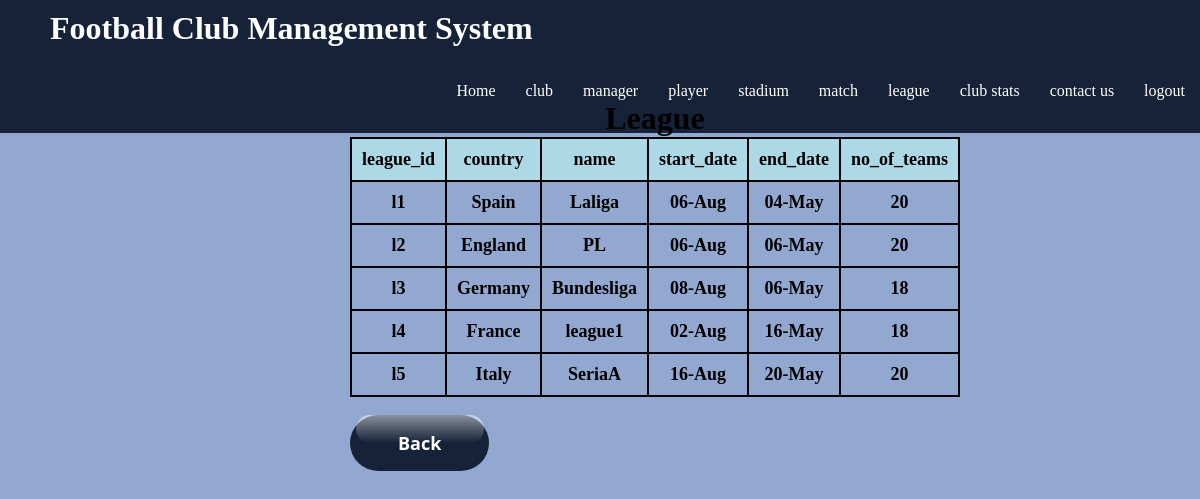
Page /leaguedata.php on the committed database.
### tables this page shows
create table league(
	league_id varchar(20) primary key,
	country varchar(20),
	name varchar(20),
	start_date varchar(20),
	end_date varchar(20),
	no_of_teams int
);

### leaguedata.php (the view, shortened to what this page needs)
<?php
$user = 'root';
$password = '';
$database = 'football';
$host='localhost';
$mysqli = new mysqli($host,$user,$password,$database);
$sql = "SELECT * FROM league ORDER BY league_id ASC ";
$result = $mysqli->query($sql);
?>
<!DOCTYPE html>
<html lang="en">
<head>
</head>
<body>
<div id="headder">
    <h1>Football Club Management System</h1>
    <ul id="unol">
      <a href="foot.php"><li>Home</li></a>
      <a href="club.php"><li>club</li></a>
      <a href="manager.php"><li>manager</li></a>
      <a href="player.php"><li>player</li></a>
      <a href="stadium.php"><li>stadium</li></a>
      <a href="match.php"><li>match</li></a>
      <a href="league.php"><li>league</li></a>
      <a href="clubstat.php"><li>club stats</li></a>
      <a href="contactus.php"><li>contact us</li></a>
      <a href="logout.php"><li>logout</li></a>
    </ul>
  </div>
    <div class="center">
        <h1>League</h1>
        <table>
            <tr>
                <th>league_id</th>
                <th>country</th>
                <th>name</th>
                <th>start_date</th>
                <th>end_date</th>
                <th>no_of_teams</th>
            </tr>
            <?php
                while($rows=$result->fetch_assoc())
                {
             ?>
            <tr>
                <td><?php echo $rows['league_id'];?></td>
                <td><?php echo $rows['country'];?></td>
                <td><?php echo $rows['name'];?></td>
                <td><?php echo $rows['start_date'];?></td>
                <td><?php echo $rows['end_date'];?></td>
                <td><?php echo $rows['no_of_teams'];?></td>
            </tr>
            <?php
                }
             ?>
        </table>
        <br>
        <form action="league.php">
        <button class="button-71">Back</button>
            </form>
            </div>
</body>
</html>

### leaguedata.php (style rules this page uses)
* { margin: 0px; padding: 0px; }
body { display: flex; justify-content: center; min-height: 100vh; background-color:#92a8d1; -webkit-background-size: cover; -moz-background-size: cover; -o-background-size: cover; background-size: cover; }
#headder { background-color:#152238; position: fixed; width:100%; }
#headder h1 { display: inline-block; margin-left: 40px; padding: 10px; font-family: 'Pacifico', cursive; color:white; }
#headder ul { display: inline-block; float:right; }
#headder ul li { display: inline-block; float:left; list-style-type: none; height: 36px; color:white; padding:15px ; padding-top: 25px; font-family: 'Pacifico', cursive; }
#headder ul a { text-decoration-style: none; }
table { margin: 0 auto; font-size: large; color:black; border: 2px solid black; border-collapse: collapse; }
h1 { text-align: center; color:152238; font-size: xx-large; font-family: 'Gill Sans', 'Gill Sans MT', ' Calibri', 'Trebuchet MS', 'sans-serif'; }
tr,th { background-color:#ADD8E6; }
td { background-color:#92a8d1; border: 2px solid black; }
th, td { font-weight: bold; border: 2px solid black; padding: 10px; text-align: center; }
.center { position: fixed; top: 100px; left:350px; }
.button-71 { background-color: #152238; border: 0; border-radius: 56px; color: #fff; cursor: pointer; display: inline-block; font-family: system-ui,-apple-system,system-ui,"Segoe UI",Roboto,Ubuntu,"Helvetica Neue",sans-serif; font-size: 18px; font-weight: 600; outline: 0; padding: 16px 21px; position: relative; text-align: center; text-decoration: none; transition: all .3s; user-select: none; -webkit-user-select: none; touch-action: manipulation; }
.button-71:before { background-color: initial; background-image: linear-gradient(#fff 0, rgba(255, 255, 255, 0) 100%); border-radius: 125px; content: ""; height: 50%; left: 4%; opacity: .5; position: absolute; top: 0; transition: all .3s; width: 92%; }
@media (min-width: 768px) { .button-71 { padding: 16px 48px; } }

### rows in the picture
league: league_id "l1", country "Spain", name "Laliga", start_date "06-Aug", end_date "04-May", no_of_teams "20"
league: league_id "l2", country "England", name "PL", start_date "06-Aug", end_date "06-May", no_of_teams "20"
league: league_id "l3", country "Germany", name "Bundesliga", start_date "08-Aug", end_date "06-May", no_of_teams "18"
league: league_id "l4", country "France", name "league1", start_date "02-Aug", end_date "16-May", no_of_teams "18"
league: league_id "l5", country "Italy", name "SeriaA", start_date "16-Aug", end_date "20-May", no_of_teams "20"
